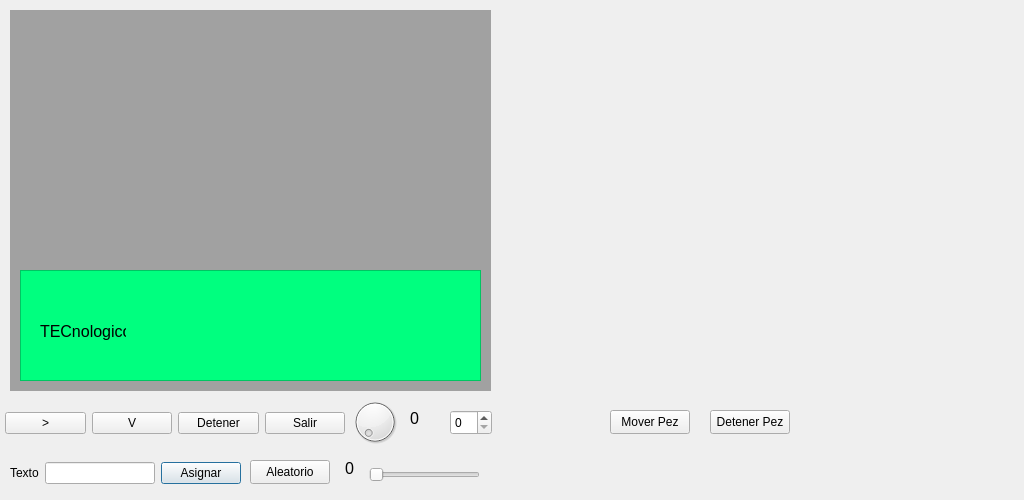
<?xml version="1.0" encoding="UTF-8"?>
<ui version="4.0">
 <class>Dialog</class>
 <widget class="QDialog" name="Dialog">
  <property name="geometry">
   <rect>
    <x>0</x>
    <y>0</y>
    <width>1024</width>
    <height>500</height>
   </rect>
  </property>
  <property name="windowTitle">
   <string>Dialog</string>
  </property>
  <widget class="QWidget" name="layoutWidget">
   <property name="geometry">
    <rect>
     <x>10</x>
     <y>460</y>
     <width>231</width>
     <height>26</height>
    </rect>
   </property>
   <layout class="QHBoxLayout" name="horizontalLayout_2">
    <item>
     <widget class="QLabel" name="label_2">
      <property name="text">
       <string>Texto</string>
      </property>
     </widget>
    </item>
    <item>
     <widget class="QLineEdit" name="lineEdit"/>
    </item>
    <item>
     <widget class="QPushButton" name="pushButton_4">
      <property name="text">
       <string>Asignar</string>
      </property>
     </widget>
    </item>
   </layout>
  </widget>
  <widget class="QDial" name="dial">
   <property name="geometry">
    <rect>
     <x>350</x>
     <y>390</y>
     <width>50</width>
     <height>64</height>
    </rect>
   </property>
   <property name="maximum">
    <number>50</number>
   </property>
  </widget>
  <widget class="QSpinBox" name="spinBox">
   <property name="geometry">
    <rect>
     <x>450</x>
     <y>410</y>
     <width>42</width>
     <height>25</height>
    </rect>
   </property>
  </widget>
  <widget class="QLabel" name="label_3">
   <property name="geometry">
    <rect>
     <x>345</x>
     <y>460</y>
     <width>12</width>
     <height>16</height>
    </rect>
   </property>
   <property name="font">
    <font>
     <pointsize>12</pointsize>
    </font>
   </property>
   <property name="text">
    <string>0</string>
   </property>
  </widget>
  <widget class="QLabel" name="label_4">
   <property name="geometry">
    <rect>
     <x>410</x>
     <y>410</y>
     <width>12</width>
     <height>16</height>
    </rect>
   </property>
   <property name="font">
    <font>
     <pointsize>12</pointsize>
    </font>
   </property>
   <property name="text">
    <string>0</string>
   </property>
  </widget>
  <widget class="QPushButton" name="pushButton_6">
   <property name="geometry">
    <rect>
     <x>250</x>
     <y>460</y>
     <width>80</width>
     <height>24</height>
    </rect>
   </property>
   <property name="text">
    <string>Aleatorio</string>
   </property>
  </widget>
  <widget class="QSlider" name="horizontalSlider">
   <property name="geometry">
    <rect>
     <x>369</x>
     <y>465</y>
     <width>111</width>
     <height>20</height>
    </rect>
   </property>
   <property name="maximum">
    <number>50</number>
   </property>
   <property name="orientation">
    <enum>Qt::Horizontal</enum>
   </property>
  </widget>
  <widget class="QWidget" name="layoutWidget">
   <property name="geometry">
    <rect>
     <x>5</x>
     <y>410</y>
     <width>340</width>
     <height>26</height>
    </rect>
   </property>
   <layout class="QHBoxLayout" name="horizontalLayout">
    <item>
     <widget class="QPushButton" name="pushButton">
      <property name="text">
       <string>&gt;</string>
      </property>
     </widget>
    </item>
    <item>
     <widget class="QPushButton" name="pushButton_5">
      <property name="text">
       <string>V</string>
      </property>
     </widget>
    </item>
    <item>
     <widget class="QPushButton" name="pushButton_2">
      <property name="text">
       <string>Detener</string>
      </property>
     </widget>
    </item>
    <item>
     <widget class="QPushButton" name="pushButton_3">
      <property name="text">
       <string>Salir</string>
      </property>
     </widget>
    </item>
   </layout>
  </widget>
  <widget class="QWidget" name="widget" native="true">
   <property name="geometry">
    <rect>
     <x>10</x>
     <y>10</y>
     <width>481</width>
     <height>381</height>
    </rect>
   </property>
   <property name="styleSheet">
    <string notr="true">background-color: rgb(255, 255, 255);
background-color: rgb(161, 161, 161);</string>
   </property>
   <widget class="QLabel" name="label">
    <property name="geometry">
     <rect>
      <x>10</x>
      <y>10</y>
      <width>161</width>
      <height>141</height>
     </rect>
    </property>
    <property name="text">
     <string/>
    </property>
    <property name="pixmap">
     <pixmap resource="Imagenes.qrc">:/imgs/54875.jpg</pixmap>
    </property>
    <property name="scaledContents">
     <bool>true</bool>
    </property>
   </widget>
   <widget class="QFrame" name="frame">
    <property name="geometry">
     <rect>
      <x>10</x>
      <y>260</y>
      <width>461</width>
      <height>111</height>
     </rect>
    </property>
    <property name="styleSheet">
     <string notr="true">background-color: rgb(0, 255, 127);</string>
    </property>
    <property name="frameShape">
     <enum>QFrame::StyledPanel</enum>
    </property>
    <property name="frameShadow">
     <enum>QFrame::Raised</enum>
    </property>
    <widget class="QLabel" name="label_5">
     <property name="geometry">
      <rect>
       <x>20</x>
       <y>50</y>
       <width>86</width>
       <height>22</height>
      </rect>
     </property>
     <property name="font">
      <font>
       <pointsize>12</pointsize>
      </font>
     </property>
     <property name="text">
      <string>TECnologico</string>
     </property>
    </widget>
   </widget>
  </widget>
  <widget class="QWidget" name="widget_2" native="true">
   <property name="geometry">
    <rect>
     <x>550</x>
     <y>50</y>
     <width>451</width>
     <height>301</height>
    </rect>
   </property>
   <property name="styleSheet">
    <string notr="true">background-image: url(:/imgs/pecera.png);</string>
   </property>
   <widget class="QLabel" name="label_Pez">
    <property name="geometry">
     <rect>
      <x>30</x>
      <y>40</y>
      <width>100</width>
      <height>37</height>
     </rect>
    </property>
    <property name="text">
     <string/>
    </property>
   </widget>
  </widget>
  <widget class="QPushButton" name="MoverPez">
   <property name="geometry">
    <rect>
     <x>610</x>
     <y>410</y>
     <width>80</width>
     <height>24</height>
    </rect>
   </property>
   <property name="text">
    <string>Mover Pez</string>
   </property>
  </widget>
  <widget class="QPushButton" name="DetenerPez">
   <property name="geometry">
    <rect>
     <x>710</x>
     <y>410</y>
     <width>80</width>
     <height>24</height>
    </rect>
   </property>
   <property name="text">
    <string>Detener Pez</string>
   </property>
  </widget>
 </widget>
 <resources>
  <include location="Imagenes.qrc"/>
 </resources>
 <connections/>
</ui>
